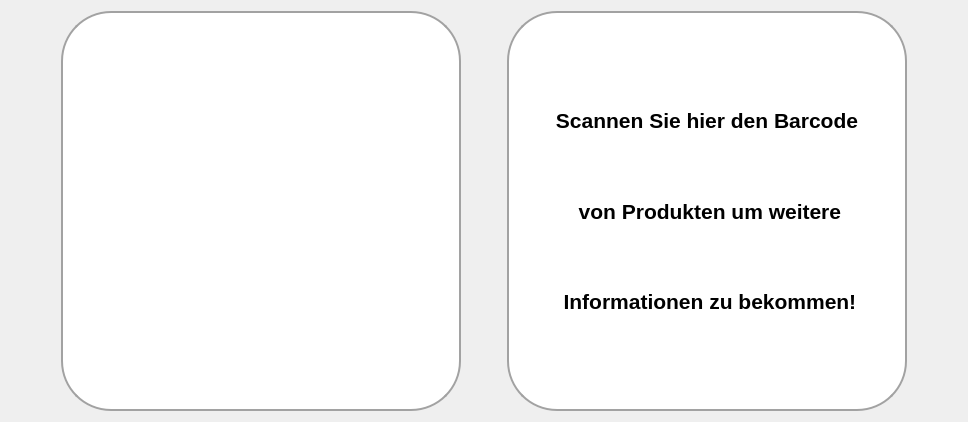
         <widget class="QWidget" name="page_6">
          <layout class="QHBoxLayout" name="horizontalLayout_15">
           <item>
            <spacer name="horizontalSpacer_18">
             <property name="orientation">
              <enum>Qt::Horizontal</enum>
             </property>
             <property name="sizeType">
              <enum>QSizePolicy::Expanding</enum>
             </property>
             <property name="sizeHint" stdset="0">
              <size>
               <width>50</width>
               <height>20</height>
              </size>
             </property>
            </spacer>
           </item>
           <item>
            <widget class="QWidget" name="widget_2" native="true">
             <property name="sizePolicy">
              <sizepolicy hsizetype="Fixed" vsizetype="Preferred">
               <horstretch>0</horstretch>
               <verstretch>0</verstretch>
              </sizepolicy>
             </property>
             <property name="minimumSize">
              <size>
               <width>400</width>
               <height>400</height>
              </size>
             </property>
             <property name="maximumSize">
              <size>
               <width>400</width>
               <height>400</height>
              </size>
             </property>
             <property name="styleSheet">
              <string notr="true">QWidget#widget_2 {background-color: rgb(255, 255, 255);
border: 2px solid rgb(162, 162, 162);
border-radius: 50px;
margin: 0px}
</string>
             </property>
             <layout class="QHBoxLayout" name="horizontalLayout_17">
              <property name="spacing">
               <number>0</number>
              </property>
              <property name="leftMargin">
               <number>20</number>
              </property>
              <property name="topMargin">
               <number>20</number>
              </property>
              <property name="rightMargin">
               <number>20</number>
              </property>
              <property name="bottomMargin">
               <number>20</number>
              </property>
              <item>
               <widget class="QLabel" name="img1">
                <property name="sizePolicy">
                 <sizepolicy hsizetype="Preferred" vsizetype="Minimum">
                  <horstretch>0</horstretch>
                  <verstretch>0</verstretch>
                 </sizepolicy>
                </property>
                <property name="maximumSize">
                 <size>
                  <width>500</width>
                  <height>400</height>
                 </size>
                </property>
                <property name="styleSheet">
                 <string notr="true"/>
                </property>
                <property name="text">
                 <string/>
                </property>
                <property name="pixmap">
                 <pixmap>../images/sunmi_scan.png</pixmap>
                </property>
                <property name="scaledContents">
                 <bool>true</bool>
                </property>
                <property name="alignment">
                 <set>Qt::AlignHCenter|Qt::AlignTop</set>
                </property>
               </widget>
              </item>
             </layout>
            </widget>
           </item>
           <item>
            <spacer name="horizontalSpacer_15">
             <property name="orientation">
              <enum>Qt::Horizontal</enum>
             </property>
             <property name="sizeHint" stdset="0">
              <size>
               <width>20</width>
               <height>20</height>
              </size>
             </property>
            </spacer>
           </item>
           <item>
            <spacer name="horizontalSpacer_13">
             <property name="orientation">
              <enum>Qt::Horizontal</enum>
             </property>
             <property name="sizeType">
              <enum>QSizePolicy::Expanding</enum>
             </property>
             <property name="sizeHint" stdset="0">
              <size>
               <width>20</width>
               <height>20</height>
              </size>
             </property>
            </spacer>
           </item>
           <item>
            <widget class="QWidget" name="widget" native="true">
             <property name="sizePolicy">
              <sizepolicy hsizetype="Preferred" vsizetype="Preferred">
               <horstretch>0</horstretch>
               <verstretch>0</verstretch>
              </sizepolicy>
             </property>
             <property name="minimumSize">
              <size>
               <width>400</width>
               <height>400</height>
              </size>
             </property>
             <property name="maximumSize">
              <size>
               <width>400</width>
               <height>400</height>
              </size>
             </property>
             <property name="styleSheet">
              <string notr="true">QWidget#widget {background-color: rgb(255, 255, 255);
border: 2px solid rgb(162, 162, 162);
border-radius: 50px;
margin: 0px}
</string>
             </property>
             <layout class="QVBoxLayout" name="verticalLayout_17">
              <property name="spacing">
               <number>0</number>
              </property>
              <item>
               <spacer name="verticalSpacer_5">
                <property name="orientation">
                 <enum>Qt::Vertical</enum>
                </property>
                <property name="sizeType">
                 <enum>QSizePolicy::Fixed</enum>
                </property>
                <property name="sizeHint" stdset="0">
                 <size>
                  <width>20</width>
                  <height>55</height>
                 </size>
                </property>
               </spacer>
              </item>
              <item>
               <widget class="QLabel" name="label_25">
                <property name="font">
                 <font>
                  <pointsize>16</pointsize>
                  <italic>false</italic>
                  <bold>true</bold>
                  <underline>false</underline>
                 </font>
                </property>
                <property name="styleSheet">
                 <string notr="true"/>
                </property>
                <property name="text">
                 <string>Scannen Sie hier den Barcode</string>
                </property>
                <property name="alignment">
                 <set>Qt::AlignCenter</set>
                </property>
               </widget>
              </item>
              <item>
               <widget class="QLabel" name="label_26">
                <property name="font">
                 <font>
                  <pointsize>16</pointsize>
                  <italic>false</italic>
                  <bold>true</bold>
                  <underline>false</underline>
                 </font>
                </property>
                <property name="styleSheet">
                 <string notr="true"/>
                </property>
                <property name="text">
                 <string> von Produkten um weitere</string>
                </property>
                <property name="alignment">
                 <set>Qt::AlignCenter</set>
                </property>
               </widget>
              </item>
              <item>
               <widget class="QLabel" name="label_27">
                <property name="font">
                 <font>
                  <pointsize>16</pointsize>
                  <italic>false</italic>
                  <bold>true</bold>
                  <underline>false</underline>
                 </font>
                </property>
                <property name="styleSheet">
                 <string notr="true"/>
                </property>
                <property name="text">
                 <string> Informationen zu bekommen!</string>
                </property>
                <property name="alignment">
                 <set>Qt::AlignCenter</set>
                </property>
               </widget>
              </item>
              <item>
               <spacer name="verticalSpacer_8">
                <property name="orientation">
                 <enum>Qt::Vertical</enum>
                </property>
                <property name="sizeType">
                 <enum>QSizePolicy::Fixed</enum>
                </property>
                <property name="sizeHint" stdset="0">
                 <size>
                  <width>20</width>
                  <height>55</height>
                 </size>
                </property>
               </spacer>
              </item>
             </layout>
            </widget>
           </item>
           <item>
            <spacer name="horizontalSpacer_20">
             <property name="orientation">
              <enum>Qt::Horizontal</enum>
             </property>
             <property name="sizeType">
              <enum>QSizePolicy::Expanding</enum>
             </property>
             <property name="sizeHint" stdset="0">
              <size>
               <width>50</width>
               <height>20</height>
              </size>
             </property>
            </spacer>
           </item>
          </layout>
         </widget>
